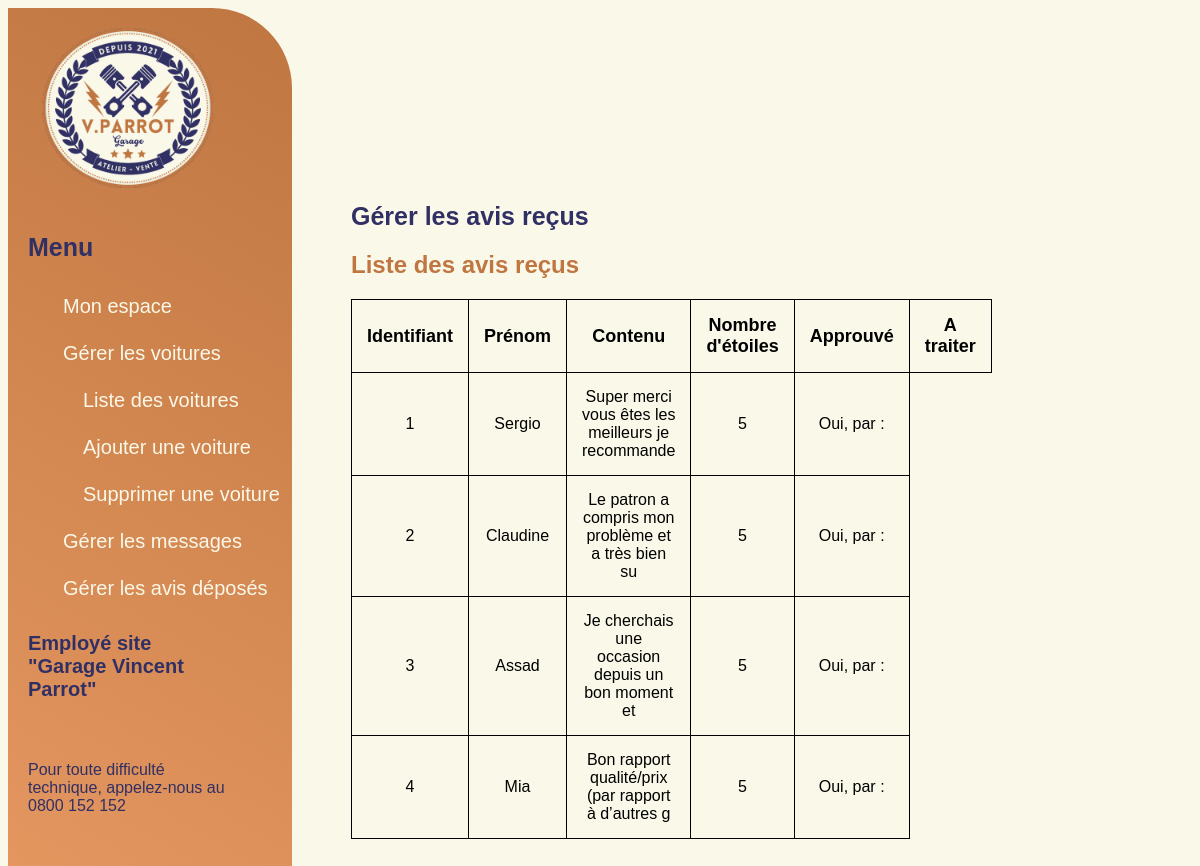
The page /employee/reviews.php on the database its author committed.
### tables this page shows
CREATE TABLE review
(
	idReview INT (11) PRIMARY KEY NOT NULL AUTO_INCREMENT,
	firstname VARCHAR (50),
	content VARCHAR (50),
	ratingStars INT (1),
	approved BOOLEAN
);

### lib/review.php (called while the page is built, shortened)
<?php
function getReviews(PDO $pdo): array
{
    $sql="SELECT * FROM review ORDER BY idReview ASC";
    $query=$pdo->prepare($sql);
    $query->execute();
    $reviews = $query->fetchAll(PDO::FETCH_ASSOC);
    return $reviews;
}

### employee/reviews.php (the view, shortened to what this page needs)
<?php
    require_once '../lib/pdo.php';
    require_once '../lib/review.php';
    require_once 'templates/header.php';
$reviews = getReviews($pdo);
?>
<div class="employe-reviews">
    <h1>Gérer les avis reçus</h1>
        <h2>Liste des avis reçus</h2>
        <table class="table-reviews">
            <thead>
                <tr>
                    <th scope="col">Identifiant</th>
                    <th scope="col">Prénom</th>
                    <th scope="col">Contenu</th>
                    <th scope="col">Nombre d'étoiles</th>
                    <th scope="col">Approuvé</th>
                    <th scope="col">A traiter</th>
                </tr>
            </thead>
            <tbody>
                <?php foreach ($reviews as $review) { ?>
                <tr>
                    <td><?=ucfirst(htmlentities($review["idReview"]));?></td>
                    <td><?=ucfirst(htmlentities($review["firstname"]));?></td>
                    <td><?=ucfirst(htmlentities($review["content"]));?></td>
                    <td><?=htmlentities($review["ratingStars"]);?></td>
                    <td>
                        <?php if ($review['approved']===1) {?>
                            Oui, par :
                          <?php } ?>
                    </td>
                </tr>
                <?php } ?>
            </tbody>
        </table>
</div>

### assets/css/users.css (style rules this page uses)
body { background-color: #FAF8E8 ; }
h1 { font-family: "Stars & Love Bottom Heavy", sans-serif; color: #313064; font-size: 25px; }
h2 { font-family: "Lovelo-Black", sans-serif; color: #BF7641; }
.body-users { display: flex; flex-direction: row; }
.accueil-admin,.admin-services, .admin-users, .admin-openings, .accueil-employe, .employe-cars, .employe-msgs, .employe-reviews { margin-top: 15%; margin-left: 5%; margin-bottom: 5%; margin-right: 20px; }
table { font-family: 'TT Chocolates', sans-serif; width: 300px; border-collapse: collapse; text-align: center; }
th { font-size: 18px; }
th, td { border : 1px solid black; padding : 15px; }

### rows shown on the page
review: idReview "1", firstname "Sergio", content "Super merci vous êtes les meilleurs je recommande", ratingStars "5", shows "Oui, par :"
review: idReview "2", firstname "Claudine", content "Le patron a compris mon problème et a très bien su", ratingStars "5", shows "Oui, par :"
review: idReview "3", firstname "Assad", content "Je cherchais une occasion depuis un bon moment et", ratingStars "5", shows "Oui, par :"
review: idReview "4", firstname "Mia", content "Bon rapport qualité/prix (par rapport à d’autres g", ratingStars "5", shows "Oui, par :"
